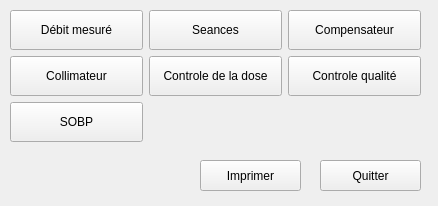
<?xml version="1.0" encoding="UTF-8"?>
<ui version="4.0">
 <class>PrintDialog</class>
 <widget class="QWidget" name="PrintDialog">
  <property name="geometry">
   <rect>
    <x>0</x>
    <y>0</y>
    <width>438</width>
    <height>206</height>
   </rect>
  </property>
  <property name="windowTitle">
   <string>Form</string>
  </property>
  <property name="styleSheet">
   <string notr="true">QPushButton:checked
{
    background-color: #3daee9;
}

</string>
  </property>
  <widget class="QPushButton" name="printPushButton">
   <property name="geometry">
    <rect>
     <x>200</x>
     <y>160</y>
     <width>101</width>
     <height>31</height>
    </rect>
   </property>
   <property name="text">
    <string>Imprimer</string>
   </property>
  </widget>
  <widget class="QPushButton" name="closePushButton">
   <property name="geometry">
    <rect>
     <x>320</x>
     <y>160</y>
     <width>101</width>
     <height>31</height>
    </rect>
   </property>
   <property name="text">
    <string>Quitter</string>
   </property>
  </widget>
  <widget class="QWidget" name="gridLayoutWidget">
   <property name="geometry">
    <rect>
     <x>10</x>
     <y>10</y>
     <width>411</width>
     <height>134</height>
    </rect>
   </property>
   <layout class="QGridLayout" name="gridLayout">
    <item row="0" column="2">
     <widget class="QPushButton" name="showCompensateurPushButton">
      <property name="minimumSize">
       <size>
        <width>130</width>
        <height>40</height>
       </size>
      </property>
      <property name="text">
       <string>Compensateur</string>
      </property>
      <property name="checkable">
       <bool>true</bool>
      </property>
     </widget>
    </item>
    <item row="1" column="0">
     <widget class="QPushButton" name="showCollimateurPushButton">
      <property name="minimumSize">
       <size>
        <width>130</width>
        <height>40</height>
       </size>
      </property>
      <property name="text">
       <string>Collimateur</string>
      </property>
      <property name="checkable">
       <bool>true</bool>
      </property>
     </widget>
    </item>
    <item row="0" column="1">
     <widget class="QPushButton" name="showTreatmentPushButton">
      <property name="minimumSize">
       <size>
        <width>130</width>
        <height>40</height>
       </size>
      </property>
      <property name="styleSheet">
       <string notr="true"/>
      </property>
      <property name="text">
       <string>Seances</string>
      </property>
      <property name="checkable">
       <bool>true</bool>
      </property>
     </widget>
    </item>
    <item row="1" column="1">
     <widget class="QPushButton" name="showControleDosePushButton">
      <property name="minimumSize">
       <size>
        <width>130</width>
        <height>40</height>
       </size>
      </property>
      <property name="text">
       <string>Controle de la dose</string>
      </property>
      <property name="checkable">
       <bool>true</bool>
      </property>
     </widget>
    </item>
    <item row="0" column="0">
     <widget class="QPushButton" name="showDebitMesurePushButton">
      <property name="minimumSize">
       <size>
        <width>130</width>
        <height>40</height>
       </size>
      </property>
      <property name="styleSheet">
       <string notr="true"/>
      </property>
      <property name="text">
       <string>Débit mesuré</string>
      </property>
      <property name="checkable">
       <bool>true</bool>
      </property>
     </widget>
    </item>
    <item row="1" column="2">
     <widget class="QPushButton" name="showControleQualitePushButton">
      <property name="minimumSize">
       <size>
        <width>130</width>
        <height>40</height>
       </size>
      </property>
      <property name="text">
       <string>Controle qualité</string>
      </property>
      <property name="checkable">
       <bool>true</bool>
      </property>
     </widget>
    </item>
    <item row="2" column="0">
     <widget class="QPushButton" name="showSOBPPushButton">
      <property name="minimumSize">
       <size>
        <width>130</width>
        <height>40</height>
       </size>
      </property>
      <property name="text">
       <string>SOBP</string>
      </property>
      <property name="checkable">
       <bool>true</bool>
      </property>
     </widget>
    </item>
   </layout>
  </widget>
 </widget>
 <resources/>
 <connections/>
</ui>
